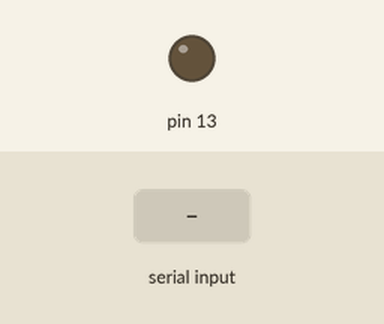
Bench run of a sketch on a simulated Arduino Uno, built with avr-gcc and run on an emulated ATmega328P. Shown: output pins drawn as LEDs (lit = HIGH). The test bench sets the inputs (shaded band). What the sketch prints to the serial monitor is not drawn.

Above: at 1.2 s.
1.3 s: "a" received over Serial
At 2.1 s:
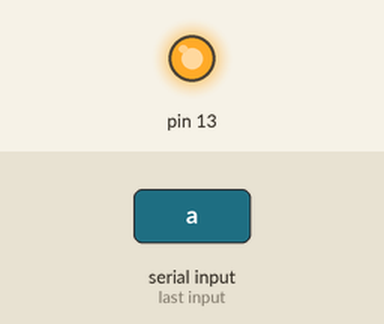
Timing chart, 0 to 4.3 s (numbered marks = the images above; inputs shaded):
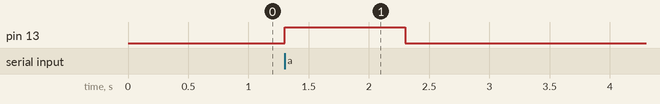

The sketch:

ch2_08_led.ino
```cpp
int inputdata = 0;
void setup() {
  Serial.begin(9600);
  pinMode(13, HIGH);
}
void loop() {
  if (Serial.available() > 0) {
    inputdata = Serial.read();
    if( inputdata == 97 ) {
      digitalWrite(13, HIGH);
      delay(1000);
      digitalWrite(13, LOW);
    }
    Serial.print("I received: ");
    Serial.println(inputdata);
  }
}
```

Measured:
- after the input at 1.3 s, pin 13: LOW → HIGH at once, → LOW 1.0 s later
